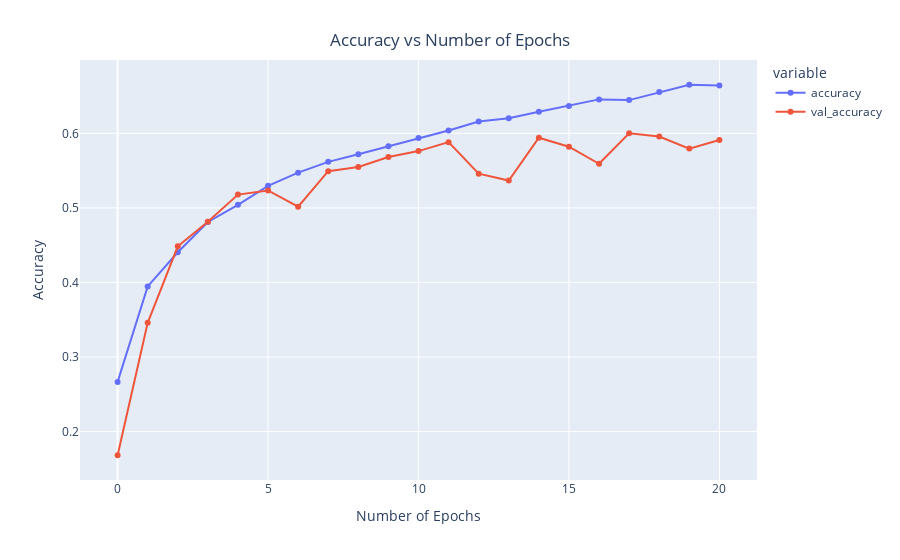

Notebook cell for this chart:
### Code cell
x = px.line(data_frame= history , y= ["accuracy" , "val_accuracy"] ,markers = True )
x.update_xaxes(title="Number of Epochs")
x.update_yaxes(title = "Accuracy")
x.update_layout(showlegend = True,
    title = {
        'text': 'Accuracy vs Number of Epochs',
        'y':0.94,
        'x':0.5,
        'xanchor': 'center',
        'yanchor': 'top'})
x.show()

### Figure 1 — Plotly figure (JSON) as saved in the notebook; plotly's stock layout.template omitted (floating-point values rounded to 4 significant figures)
{"data": [{"hovertemplate": "variable=accuracy<br>index=%{x}<br>value=%{y}<extra></extra>", "legendgroup": "accuracy", "line": {"color": "#636efa", "dash": "solid"}, "marker": {"symbol": "circle"}, "mode": "lines+markers", "name": "accuracy", "orientation": "v", "showlegend": true, "type": "scatter", "x": [0, 1, 2, 3, 4, 5, 6, 7, 8, 9, 10, 11, 12, 13, 14, 15, 16, 17, 18, 19, 20], "xaxis": "x", "y": [0.2666, 0.3947, 0.4405, 0.4811, 0.5041, 0.5296, 0.5473, 0.5618, 0.5719, 0.5827, 0.5939, 0.6039, 0.6159, 0.6203, 0.6289, 0.6368, 0.6456, 0.6446, 0.6553, 0.6652, 0.6642], "yaxis": "y"}, {"hovertemplate": "variable=val_accuracy<br>index=%{x}<br>value=%{y}<extra></extra>", "legendgroup": "val_accuracy", "line": {"color": "#EF553B", "dash": "solid"}, "marker": {"symbol": "circle"}, "mode": "lines+markers", "name": "val_accuracy", "orientation": "v", "showlegend": true, "type": "scatter", "x": [0, 1, 2, 3, 4, 5, 6, 7, 8, 9, 10, 11, 12, 13, 14, 15, 16, 17, 18, 19, 20], "xaxis": "x", "y": [0.1683, 0.3459, 0.4485, 0.4814, 0.5179, 0.5234, 0.5017, 0.5492, 0.5548, 0.5684, 0.5762, 0.5882, 0.5459, 0.5367, 0.5941, 0.5821, 0.5591, 0.6001, 0.5957, 0.5795, 0.591], "yaxis": "y"}], "layout": {"legend": {"title": {"text": "variable"}, "tracegroupgap": 0}, "margin": {"t": 60}, "showlegend": true, "title": {"text": "Accuracy vs Number of Epochs", "x": 0.5, "xanchor": "center", "y": 0.94, "yanchor": "top"}, "xaxis": {"anchor": "y", "domain": [0, 1], "title": {"text": "Number of Epochs"}}, "yaxis": {"anchor": "x", "domain": [0, 1], "title": {"text": "Accuracy"}}}}
